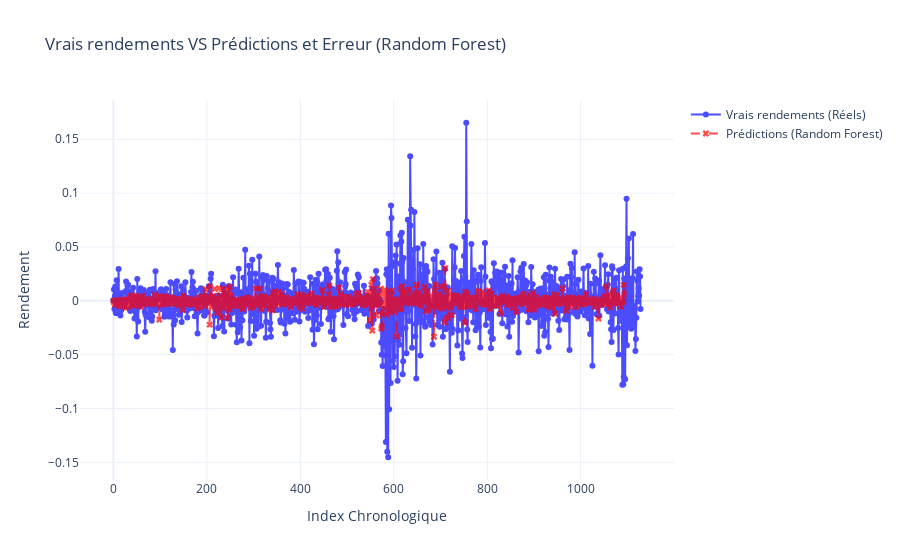

The notebook cell this image was saved under:
### Code cell
fig_rf = go.Figure()

# Ajout des vrais rendements
fig_rf.add_trace(go.Scatter(
    x=list(range(len(y_test))),
    y=y_test,
    mode='lines+markers',
    name='Vrais rendements (Réels)',
    line=dict(color='blue', dash='solid'),
    marker=dict(symbol='circle'),
    opacity=0.7
))

# Ajout des prédictions Random Forest
fig_rf.add_trace(go.Scatter(
    x=list(range(len(generated_Z_prob))),
    y=generated_Z_prob,
    mode='lines+markers',
    name='Prédictions (Random Forest)',
    line=dict(color='red', dash='dash'),
    marker=dict(symbol='x'),
    opacity=0.7
))


fig_rf.update_layout(
    title="Vrais rendements VS Prédictions et Erreur (Random Forest)",
    xaxis_title="Index Chronologique",
    yaxis_title="Rendement",
    legend=dict(font=dict(size=12)),
    grid=dict(rows=1, columns=1),
    template="plotly_white"
)

fig_rf.show()

### Figure 1 — Plotly figure (JSON) as saved in the notebook; plotly's stock layout.template omitted (floating-point values rounded to 4 significant figures; data arrays with more than 128 entries replaced by an {"elided": "..."} marker saying what was removed)
{"data": [{"line": {"color": "blue", "dash": "solid"}, "marker": {"symbol": "circle"}, "mode": "lines+markers", "name": "Vrais rendements (Réels)", "opacity": 0.7, "type": "scatter", "x": {"elided": "1129 int values"}, "y": {"elided": "1129 float values"}}, {"line": {"color": "red", "dash": "dash"}, "marker": {"symbol": "x"}, "mode": "lines+markers", "name": "Prédictions (Random Forest)", "opacity": 0.7, "type": "scatter", "x": {"elided": "1094 int values"}, "y": {"elided": "1094 float values"}}], "layout": {"grid": {"columns": 1, "rows": 1}, "legend": {"font": {"size": 12}}, "title": {"text": "Vrais rendements VS Prédictions et Erreur (Random Forest)"}, "xaxis": {"title": {"text": "Index Chronologique"}}, "yaxis": {"title": {"text": "Rendement"}}}}
